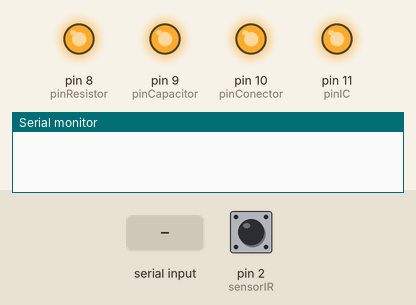
Simulated run of this sketch. Board: Arduino Uno, built with avr-gcc and run on an emulated ATmega328P. Parts: output pins drawn as LEDs (lit = HIGH), the last lines printed to the serial monitor. The inputs (shaded band) are chosen by the test bench; at power-on: pin 2 (sensorIR) HIGH.

Above: at 1.2 s.
1.3 s: pin 2 (sensorIR) pulsed LOW 2 times (0.12 s each, 0.3 s apart)
3.4 s: "1\n" received over Serial
At 4.2 s:
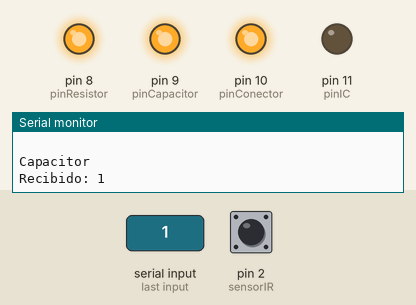
4.9 s: pin 2 (sensorIR) pulsed LOW 5 times (0.12 s each, 0.3 s apart)
At 6.9 s:
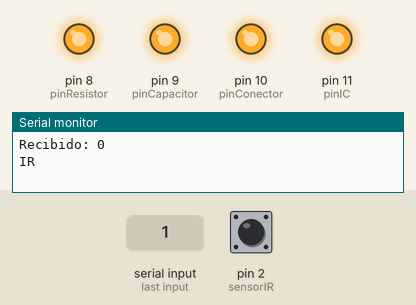
7.9 s: "2\n" received over Serial
At 8.9 s:
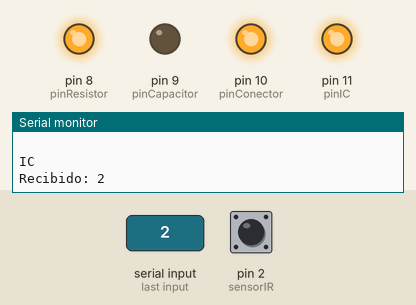
Timing chart, 0 to 10.4 s (numbered marks = the images above; inputs shaded):
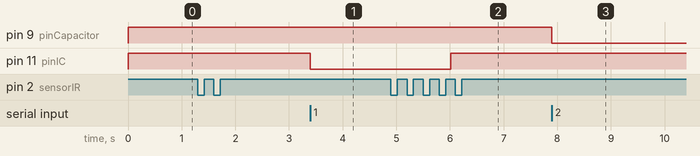

The sketch:

Codigo_Arduino.ino
```cpp
const int sensorIR = 2; // Debe ser pin 2 o 3 en Arduino Uno
const int pinCapacitor = 9;
const int pinIC = 11;
const int pinResistor = 8;
const int pinConector = 10;

volatile bool ifInf = LOW; // Variable modificada dentro de la interrupción

void setup() {
  Serial.begin(115200);
  pinMode(sensorIR, INPUT_PULLUP); // O INPUT según tu circuito
  pinMode(pinCapacitor, OUTPUT);
  pinMode(pinIC, OUTPUT);
  pinMode(pinResistor, OUTPUT);
  pinMode(pinConector, OUTPUT);
  apagarTodo();

  // Vincular la interrupción en flanco de subida (RISING)
  attachInterrupt(digitalPinToInterrupt(sensorIR), detectarIR, RISING);
}

void loop() {
  // Si la interrupción detectó el sensor
  if (ifInf == HIGH) {
    Serial.println("IR");
    Serial.println(" ");
    // Esperar respuesta desde Python
    while (Serial.available() == 0) {
      // Esperar datos sin bloquear con delay
    }

    int clase = Serial.parseInt();
    apagarTodo();
    switch (clase) {
      case 1: digitalWrite(pinIC, LOW); Serial.println("Capacitor"); break;
      case 2: digitalWrite(pinCapacitor, LOW); Serial.println("IC"); break;
      case 3: digitalWrite(pinConector, LOW); Serial.println("Resistor"); break;
      case 4: digitalWrite(pinResistor, LOW); Serial.println("Transistor"); break;
      case 5: Serial.println("No se detectó nada"); break;
      default: Serial.println("Dato invalido"); break;
    }
    ifInf = LOW; // Reiniciar indicador
    Serial.print("Recibido: ");
    Serial.println(clase);
  }
}

// Rutina de Servicio de Interrupción (ISR)
void detectarIR() {
  ifInf = HIGH;
}

void apagarTodo() {
  digitalWrite(pinCapacitor, HIGH);
  digitalWrite(pinIC, HIGH);
  digitalWrite(pinResistor, HIGH);
  digitalWrite(pinConector, HIGH);
}
```

Measured:
- after the input at 3.4 s, pin 11 (pinIC): HIGH → LOW at once
- after the input at 4.9 s, pin 11 (pinIC): LOW → HIGH after 1.1 s
- after the input at 7.9 s, pin 9 (pinCapacitor): HIGH → LOW at once
